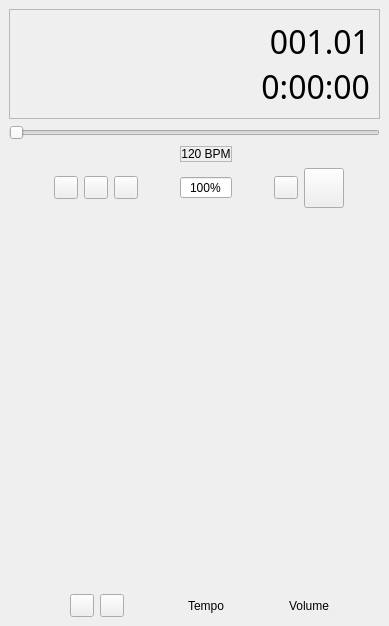
<?xml version="1.0" encoding="UTF-8"?>
<ui version="4.0">
 <class>PlayPanelBase</class>
 <widget class="QDockWidget" name="PlayPanelBase">
  <property name="geometry">
   <rect>
    <x>0</x>
    <y>0</y>
    <width>389</width>
    <height>626</height>
   </rect>
  </property>
  <property name="floating">
   <bool>true</bool>
  </property>
  <property name="features">
   <set>QDockWidget::AllDockWidgetFeatures</set>
  </property>
  <property name="windowTitle">
   <string>PlayPanel</string>
  </property>
  <widget class="QWidget" name="dockWidgetContents">
   <layout class="QVBoxLayout" name="verticalLayout">
    <item>
     <layout class="QVBoxLayout" name="verticalLayout_3">
      <item>
       <widget class="QFrame" name="frame">
        <property name="sizePolicy">
         <sizepolicy hsizetype="Expanding" vsizetype="Minimum">
          <horstretch>0</horstretch>
          <verstretch>0</verstretch>
         </sizepolicy>
        </property>
        <property name="frameShape">
         <enum>QFrame::StyledPanel</enum>
        </property>
        <property name="frameShadow">
         <enum>QFrame::Raised</enum>
        </property>
        <property name="lineWidth">
         <number>2</number>
        </property>
        <property name="midLineWidth">
         <number>2</number>
        </property>
        <layout class="QHBoxLayout" name="horizontalLayout">
         <property name="spacing">
          <number>0</number>
         </property>
         <item>
          <layout class="QVBoxLayout" name="verticalLayout_2">
           <property name="spacing">
            <number>0</number>
           </property>
           <item>
            <widget class="QLabel" name="posLabel">
             <property name="sizePolicy">
              <sizepolicy hsizetype="Expanding" vsizetype="Fixed">
               <horstretch>0</horstretch>
               <verstretch>0</verstretch>
              </sizepolicy>
             </property>
             <property name="font">
              <font>
               <family>Arial black</family>
               <pointsize>24</pointsize>
              </font>
             </property>
             <property name="toolTip">
              <string>Measure.Beat</string>
             </property>
             <property name="autoFillBackground">
              <bool>false</bool>
             </property>
             <property name="text">
              <string notr="true">001.01</string>
             </property>
             <property name="textFormat">
              <enum>Qt::PlainText</enum>
             </property>
             <property name="alignment">
              <set>Qt::AlignRight|Qt::AlignTrailing|Qt::AlignVCenter</set>
             </property>
             <property name="margin">
              <number>0</number>
             </property>
             <property name="indent">
              <number>0</number>
             </property>
             <property name="textInteractionFlags">
              <set>Qt::NoTextInteraction</set>
             </property>
            </widget>
           </item>
           <item>
            <widget class="QLabel" name="timeLabel">
             <property name="sizePolicy">
              <sizepolicy hsizetype="Expanding" vsizetype="Fixed">
               <horstretch>0</horstretch>
               <verstretch>0</verstretch>
              </sizepolicy>
             </property>
             <property name="font">
              <font>
               <family>Arial black</family>
               <pointsize>24</pointsize>
              </font>
             </property>
             <property name="toolTip">
              <string>h:mm:s</string>
             </property>
             <property name="autoFillBackground">
              <bool>false</bool>
             </property>
             <property name="text">
              <string notr="true">0:00:00</string>
             </property>
             <property name="textFormat">
              <enum>Qt::PlainText</enum>
             </property>
             <property name="alignment">
              <set>Qt::AlignRight|Qt::AlignTrailing|Qt::AlignVCenter</set>
             </property>
             <property name="margin">
              <number>0</number>
             </property>
             <property name="indent">
              <number>0</number>
             </property>
             <property name="textInteractionFlags">
              <set>Qt::NoTextInteraction</set>
             </property>
            </widget>
           </item>
          </layout>
         </item>
        </layout>
       </widget>
      </item>
      <item>
       <widget class="QSlider" name="posSlider">
        <property name="focusPolicy">
         <enum>Qt::TabFocus</enum>
        </property>
        <property name="accessibleName">
         <string>Playback Position</string>
        </property>
        <property name="orientation">
         <enum>Qt::Horizontal</enum>
        </property>
       </widget>
      </item>
     </layout>
    </item>
    <item>
     <layout class="QGridLayout" name="_3">
      <property name="leftMargin">
       <number>10</number>
      </property>
      <property name="topMargin">
       <number>0</number>
      </property>
      <property name="rightMargin">
       <number>0</number>
      </property>
      <property name="bottomMargin">
       <number>0</number>
      </property>
      <property name="spacing">
       <number>6</number>
      </property>
      <item row="2" column="3">
       <widget class="Awl::VolSlider" name="volumeSlider" native="true">
        <property name="sizePolicy">
         <sizepolicy hsizetype="Preferred" vsizetype="Expanding">
          <horstretch>0</horstretch>
          <verstretch>0</verstretch>
         </sizepolicy>
        </property>
        <property name="minimumSize">
         <size>
          <width>0</width>
          <height>64</height>
         </size>
        </property>
        <property name="focusPolicy">
         <enum>Qt::TabFocus</enum>
        </property>
        <property name="toolTip">
         <string>Master volume</string>
        </property>
        <property name="accessibleName">
         <string>Master Volume</string>
        </property>
        <property name="accessibleDescription">
         <string>Use up and down arrows to change value</string>
        </property>
       </widget>
      </item>
      <item row="0" column="1">
       <widget class="QLabel" name="tempoLabel">
        <property name="sizePolicy">
         <sizepolicy hsizetype="Fixed" vsizetype="Fixed">
          <horstretch>0</horstretch>
          <verstretch>0</verstretch>
         </sizepolicy>
        </property>
        <property name="font">
         <font/>
        </property>
        <property name="toolTip">
         <string>Actual tempo in quarter notes per minute</string>
        </property>
        <property name="frameShape">
         <enum>QFrame::StyledPanel</enum>
        </property>
        <property name="lineWidth">
         <number>2</number>
        </property>
        <property name="midLineWidth">
         <number>2</number>
        </property>
        <property name="text">
         <string notr="true">120 BPM</string>
        </property>
        <property name="alignment">
         <set>Qt::AlignCenter</set>
        </property>
        <property name="textInteractionFlags">
         <set>Qt::NoTextInteraction</set>
        </property>
       </widget>
      </item>
      <item row="2" column="1">
       <widget class="Awl::Slider" name="tempoSlider" native="true">
        <property name="sizePolicy">
         <sizepolicy hsizetype="Preferred" vsizetype="Expanding">
          <horstretch>0</horstretch>
          <verstretch>0</verstretch>
         </sizepolicy>
        </property>
        <property name="minimumSize">
         <size>
          <width>0</width>
          <height>64</height>
         </size>
        </property>
        <property name="focusPolicy">
         <enum>Qt::TabFocus</enum>
        </property>
        <property name="toolTip">
         <string>Relative tempo</string>
        </property>
        <property name="accessibleName">
         <string>Relative Tempo to 120 beats per minute</string>
        </property>
        <property name="accessibleDescription">
         <string>Use up and down arrows to change value</string>
        </property>
        <property name="value" stdset="0">
         <double>100.000000000000000</double>
        </property>
        <property name="scaleWidth" stdset="0">
         <number>7</number>
        </property>
        <property name="minValue" stdset="0">
         <double>10.000000000000000</double>
        </property>
        <property name="maxValue" stdset="0">
         <double>300.000000000000000</double>
        </property>
        <property name="lineStep" stdset="0">
         <double>1.000000000000000</double>
        </property>
        <property name="pageStep" stdset="0">
         <double>10.000000000000000</double>
        </property>
       </widget>
      </item>
      <item row="3" column="3">
       <widget class="QLabel" name="label">
        <property name="text">
         <string extracomment="short text for volume slider">Volume</string>
        </property>
        <property name="alignment">
         <set>Qt::AlignCenter</set>
        </property>
       </widget>
      </item>
      <item row="3" column="0">
       <layout class="QHBoxLayout" name="horizontalLayout_10">
        <item>
         <spacer name="horizontalSpacer_3">
          <property name="orientation">
           <enum>Qt::Horizontal</enum>
          </property>
          <property name="sizeHint" stdset="0">
           <size>
            <width>40</width>
            <height>20</height>
           </size>
          </property>
         </spacer>
        </item>
        <item>
         <widget class="QToolButton" name="metronomeButton">
          <property name="text">
           <string notr="true"/>
          </property>
          <property name="icon">
           <iconset resource="musescore.qrc">
            <normaloff>:/data/icons/media-playback-metronome.svg</normaloff>:/data/icons/media-playback-metronome.svg</iconset>
          </property>
         </widget>
        </item>
        <item>
         <widget class="QToolButton" name="countInButton">
          <property name="text">
           <string notr="true"/>
          </property>
          <property name="icon">
           <iconset resource="musescore.qrc">
            <normaloff>:/data/icons/media-playback-countin.svg</normaloff>:/data/icons/media-playback-countin.svg</iconset>
          </property>
         </widget>
        </item>
        <item>
         <spacer name="horizontalSpacer_4">
          <property name="orientation">
           <enum>Qt::Horizontal</enum>
          </property>
          <property name="sizeHint" stdset="0">
           <size>
            <width>40</width>
            <height>20</height>
           </size>
          </property>
         </spacer>
        </item>
       </layout>
      </item>
      <item row="1" column="1">
       <widget class="QDoubleSpinBox" name="relTempoBox">
        <property name="accessibleName">
         <string>Relative tempo to 120 beats per minute</string>
        </property>
        <property name="alignment">
         <set>Qt::AlignCenter</set>
        </property>
        <property name="buttonSymbols">
         <enum>QAbstractSpinBox::NoButtons</enum>
        </property>
        <property name="prefix">
         <string/>
        </property>
        <property name="suffix">
         <string notr="true">%</string>
        </property>
        <property name="decimals">
         <number>0</number>
        </property>
        <property name="minimum">
         <double>10.000000000000000</double>
        </property>
        <property name="maximum">
         <double>300.000000000000000</double>
        </property>
        <property name="singleStep">
         <double>5.000000000000000</double>
        </property>
        <property name="value">
         <double>100.000000000000000</double>
        </property>
       </widget>
      </item>
      <item row="3" column="1">
       <widget class="QLabel" name="label_2">
        <property name="text">
         <string extracomment="short text for tempo slider">Tempo</string>
        </property>
        <property name="alignment">
         <set>Qt::AlignCenter</set>
        </property>
       </widget>
      </item>
      <item row="2" column="0">
       <widget class="Awl::VolSlider" name="mgainSlider" native="true">
        <property name="sizePolicy">
         <sizepolicy hsizetype="Preferred" vsizetype="Expanding">
          <horstretch>0</horstretch>
          <verstretch>0</verstretch>
         </sizepolicy>
        </property>
        <property name="minimumSize">
         <size>
          <width>0</width>
          <height>64</height>
         </size>
        </property>
        <property name="focusPolicy">
         <enum>Qt::TabFocus</enum>
        </property>
        <property name="toolTip">
         <string>Metronome volume</string>
        </property>
        <property name="accessibleName">
         <string>Metronome Volume</string>
        </property>
        <property name="accessibleDescription">
         <string>Use up and down arrows to change value</string>
        </property>
       </widget>
      </item>
      <item row="1" column="0">
       <layout class="QHBoxLayout" name="horizontalLayout_2">
        <item>
         <spacer name="horizontalSpacer_2">
          <property name="orientation">
           <enum>Qt::Horizontal</enum>
          </property>
          <property name="sizeHint" stdset="0">
           <size>
            <width>40</width>
            <height>20</height>
           </size>
          </property>
         </spacer>
        </item>
        <item>
         <widget class="QToolButton" name="loopInButton">
          <property name="text">
           <string notr="true"/>
          </property>
          <property name="icon">
           <iconset resource="musescore.qrc">
            <normaloff>:/data/icons/media-playback-loop-in.svg</normaloff>:/data/icons/media-playback-loop-in.svg</iconset>
          </property>
          <property name="checkable">
           <bool>true</bool>
          </property>
         </widget>
        </item>
        <item>
         <widget class="QToolButton" name="loopButton">
          <property name="text">
           <string notr="true"/>
          </property>
          <property name="icon">
           <iconset resource="musescore.qrc">
            <normaloff>:/data/icons/media-playback-loop.svg</normaloff>:/data/icons/media-playback-loop.svg</iconset>
          </property>
          <property name="checkable">
           <bool>true</bool>
          </property>
         </widget>
        </item>
        <item>
         <widget class="QToolButton" name="loopOutButton">
          <property name="text">
           <string notr="true"/>
          </property>
          <property name="icon">
           <iconset resource="musescore.qrc">
            <normaloff>:/data/icons/media-playback-loop-out.svg</normaloff>:/data/icons/media-playback-loop-out.svg</iconset>
          </property>
          <property name="checkable">
           <bool>true</bool>
          </property>
         </widget>
        </item>
        <item>
         <spacer name="horizontalSpacer">
          <property name="orientation">
           <enum>Qt::Horizontal</enum>
          </property>
          <property name="sizeHint" stdset="0">
           <size>
            <width>40</width>
            <height>20</height>
           </size>
          </property>
         </spacer>
        </item>
       </layout>
      </item>
      <item row="1" column="3">
       <layout class="QHBoxLayout" name="horizontalLayout_4">
        <item>
         <spacer>
          <property name="orientation">
           <enum>Qt::Horizontal</enum>
          </property>
          <property name="sizeHint" stdset="0">
           <size>
            <width>40</width>
            <height>20</height>
           </size>
          </property>
         </spacer>
        </item>
        <item>
         <widget class="QToolButton" name="rewindButton">
          <property name="text">
           <string notr="true"/>
          </property>
          <property name="icon">
           <iconset resource="musescore.qrc">
            <normaloff>:/data/icons/media-skip-backward.svg</normaloff>:/data/icons/media-skip-backward.svg</iconset>
          </property>
         </widget>
        </item>
        <item>
         <widget class="QToolButton" name="playButton">
          <property name="minimumSize">
           <size>
            <width>40</width>
            <height>40</height>
           </size>
          </property>
          <property name="maximumSize">
           <size>
            <width>40</width>
            <height>40</height>
           </size>
          </property>
          <property name="text">
           <string notr="true"/>
          </property>
          <property name="icon">
           <iconset resource="musescore.qrc">
            <normaloff>:/data/icons/media-playback-start.svg</normaloff>:/data/icons/media-playback-start.svg</iconset>
          </property>
          <property name="checkable">
           <bool>true</bool>
          </property>
         </widget>
        </item>
        <item>
         <spacer>
          <property name="orientation">
           <enum>Qt::Horizontal</enum>
          </property>
          <property name="sizeHint" stdset="0">
           <size>
            <width>40</width>
            <height>20</height>
           </size>
          </property>
         </spacer>
        </item>
       </layout>
      </item>
     </layout>
    </item>
   </layout>
  </widget>
 </widget>
 <customwidgets>
  <customwidget>
   <class>Awl::Slider</class>
   <extends>QWidget</extends>
   <header>awl/slider.h</header>
  </customwidget>
  <customwidget>
   <class>Awl::VolSlider</class>
   <extends>Awl::Slider</extends>
   <header>awl/volslider.h</header>
  </customwidget>
 </customwidgets>
 <tabstops>
  <tabstop>posSlider</tabstop>
  <tabstop>rewindButton</tabstop>
  <tabstop>playButton</tabstop>
  <tabstop>loopInButton</tabstop>
  <tabstop>loopButton</tabstop>
  <tabstop>loopOutButton</tabstop>
  <tabstop>relTempoBox</tabstop>
 </tabstops>
 <resources>
  <include location="musescore.qrc"/>
 </resources>
 <connections/>
</ui>
